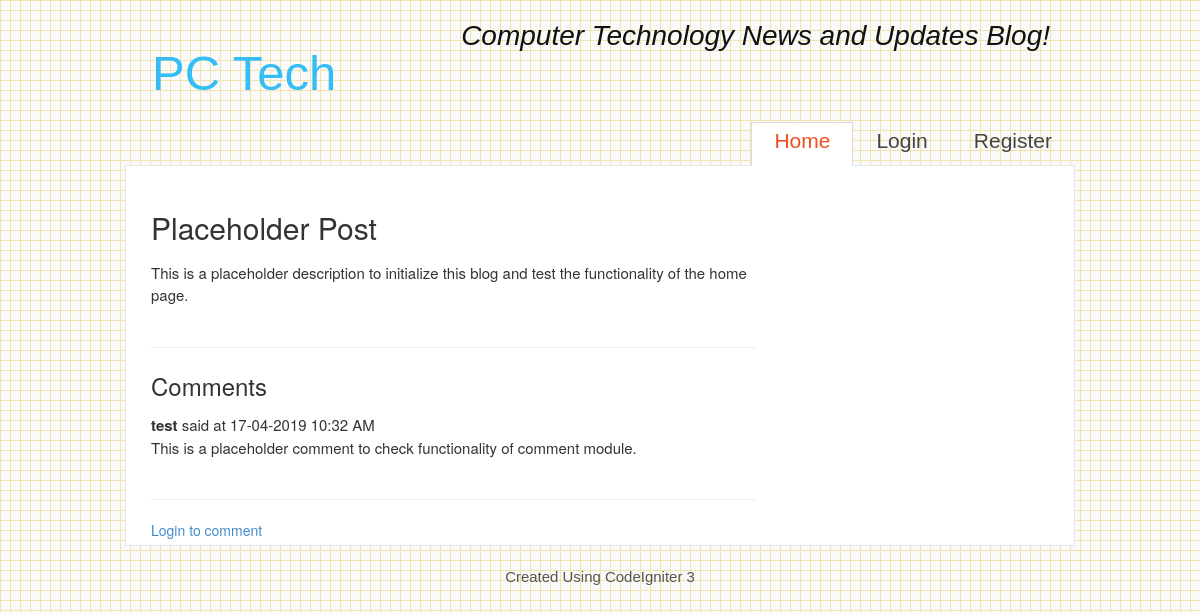
The app's page /Blog/post/1 with its own data.
### tables this page shows
CREATE TABLE `posts` (
  `post_id` int(11) NOT NULL AUTO_INCREMENT,
  `post_title` varchar(255) NOT NULL,
  `post` text NOT NULL,
  `active` int(11) NOT NULL,
  `date_added` timestamp NOT NULL DEFAULT CURRENT_TIMESTAMP,
  `user_id` int(11) NOT NULL,
  PRIMARY KEY (`post_id`)
);

CREATE TABLE `comments` (
  `comment_id` int(11) NOT NULL AUTO_INCREMENT,
  `user_id` int(11) NOT NULL,
  `post_id` int(11) NOT NULL,
  `comment` text NOT NULL,
  `date_added` timestamp NOT NULL DEFAULT CURRENT_TIMESTAMP,
  PRIMARY KEY (`comment_id`)
);

CREATE TABLE `users` (
  `user_id` int(4) NOT NULL AUTO_INCREMENT,
  `fullname` varchar(255) NOT NULL,
  `username` varchar(255) NOT NULL,
  `email` varchar(255) NOT NULL,
  `password` varchar(255) NOT NULL,
  `user_token` varchar(1000) NOT NULL,
  `created_at` timestamp NOT NULL DEFAULT CURRENT_TIMESTAMP,
  `updated_at` timestamp NOT NULL DEFAULT CURRENT_TIMESTAMP ON UPDATE CURRENT_TIMESTAMP,
  PRIMARY KEY (`user_id`)
);

### application/controllers/Blog.php (called while the page is built, shortened)
<?php
class Blog extends CI_Controller{
    function __construct(){
        $this->load->model('M_Db');
    }
    function post($post_id){
        $this->load->model('M_Comment');
        $data['comments'] = $this->M_Comment->getComment($post_id);
        $data['post'] = $this->M_Db->getPost($post_id);
        $class_name = ['home_class' => 'current', 'login_class' => '', 'register_class' => '', 'profile_class' => ''];
        $this->load->view('Header', $class_name);
        $this->load->view('V_Single_Post', $data);
        $this->load->view('Footer');
    }
}
?>

### index.php (called while the page is built, shortened)
<?php
require_once BASEPATH.'core/CodeIgniter.php';

### application/models/M_Db.php (called while the page is built, shortened)
<?php
class M_Db extends CI_Model{
    function getPost($post_id){
        $this->db->select()->from('posts')->where(array('active'=>1,'post_id'=>$post_id))->order_by('date_added','desc');
        $query = $this->db->get();
        return $query->first_row('array');
    }
}
?>

### application/models/M_Comment.php (called while the page is built, shortened)
<?php
class M_Comment extends CI_Model{
    function getComment($post_id){
        $this->db->select('comments.*,users.username')->from('comments')->join('users','users.user_id = comments.user_id','left');
        $this->db->where('post_id',$post_id)->order_by('date_added','asc');
        $query = $this->db->get();
        return $query->result_array();
    }
}
?>

### application/libraries/Authorization_Token.php (called while the page is built, shortened)
<?php defined('BASEPATH') OR exit('No direct script access allowed');
class Authorization_Token
{
    protected $token_key;
    protected $token_algorithm;
    protected $token_expire_time = 3600;
    public function __construct()
	{
        $this->CI =& get_instance();
        $this->token_key        = $this->CI->config->item('jwt_key');
        $this->token_algorithm  = $this->CI->config->item('jwt_algorithm');
    }
    public function validateTokenPost($token)
    {
		if($token){
            if(!empty($token) AND is_string($token) AND !is_array($token))
            {
                try
                {
                    try {
                        $token_decode = JWT::decode($token, $this->token_key, array($this->token_algorithm));
                    }
                    catch(Exception $e) {
                        return ['status' => FALSE, 'message' => $e->getMessage()];
                    }
                    if(!empty($token_decode) AND is_object($token_decode))
                    {
                        if(empty($token_decode->id) OR !is_numeric($token_decode->id))
                        {
                            return ['status' => FALSE, 'message' => 'User ID Not Define!'];
                        }else if(empty($token_decode->time OR !is_numeric($token_decode->time))) {
                            return ['status' => FALSE, 'message' => 'Token Time Not Define!'];
                        }
                        else
                        {
                            $time_difference = strtotime('now') - $token_decode->time;
                            if( $time_difference >= $this->token_expire_time )
                            {
                                return ['status' => FALSE, 'message' => 'Token Time Expire.'];
                            }else
                            {
                                return ['status' => TRUE, 'data' => $token_decode];
                            }
                        }
                    }else{
                        return ['status' => FALSE, 'message' => 'Forbidden'];
                    }
                }
                catch(Exception $e) {
                    return ['status' => FALSE, 'message' => $e->getMessage()];
                }
            }else
            {
                return ['status' => FALSE, 'message' => 'Token is not defined.' ];
            }
        } else {
            return ['status' => FALSE, 'message' => 'Token is not defined.'];
        }
    }
}

### application/views/V_Single_Post.php (the view)
<div id="site_content">
    <div id="content">
        <?php
		if(!isset($post)){
			echo "This page was accessed incorrectly";
		}
		else{
		?>
            <h2><?=$post['post_title']?></h2>
            <p><?=$post['post']?></p>
            <hr>
            <h3>Comments</h3>
		    <?php
            if(count($comments) > 0){
                foreach ($comments as $row){
		    ?>
				<p><strong><?=$row['username']?></strong> said at <?= date('d-m-Y h:i A',strtotime($row['date_added']))?><br>
				<?=$row['comment'];?></p><hr>
            <?php
				}
            }
            else{
                echo "<p>Currently, there are no comment.</p>";
            }
            $validate_token = $this->session->userdata('user_token');
			$is_valid_token = $this->authorization_token->validateTokenPost($validate_token);
            if($is_valid_token['status'] === TRUE){
            ?>
                <form action="<?=base_url()?>Comments/addComment/<?=$post['post_id']?>" method="post">
                    <div class="form_settings">
                        <p>
                            <span>Comment</span>
                            <textarea class="textarea" rows="8" cols="100" name="comment"></textarea>
                        </p>
                        <p style="padding-top: 15px">
                            <span>&nbsp;</span>
                            <input class="submit" type="submit" name="add" value="Add comment" />
                        </p>
                    </div>
                </form>
            <?php
            }
            else{
            ?>
				<a href="<?=base_url()?>Users/login">Login to comment</a>
			<?php
			}
        }
			?>
    </div>
</div>

### public/css/style.css (style rules this page uses)
html { height: 100%; }
* { margin: 0; padding: 0; }
body { font: normal .80em 'sans-serif', arial; background: #F7F7F7 url(../images/pattern.png) fixed; color: #555; }
p { padding: 0 0 20px 0; line-height: 1.5em; font-size: 107%; }
h1, h2, h3, h4, h5, h6 { font: normal 250% 'sans-serif', arial; color: #444; margin: 0 0 15px 0; padding: 5px 0 5px 0; }
h2 { font: normal 170% 'sans-serif', arial; color: #F14E23; margin: 0; padding: 0 0 8px 0; }
h3 { font-size: 200%; margin: 0 0 9px 0; color: #444; }
a, a:hover { outline: none; text-decoration: none; color: #35BDF5; }
#main, #header, #logo, #menubar, #site_content, #footer { margin-left: auto; margin-right: auto; }
#site_content { width: 950px; overflow: hidden; margin: 0 auto 0 auto; padding: 0; background: #fff; border: 1px solid #E7E7E7; }
#content { text-align: left; width: 630px; padding: 25px 0 5px 25px; margin: 0; }

### records on screen
posts: post_title "Placeholder Post", post "This is a placeholder description to initialize this blog and test the functionality of the home page."
comments: user.username "test", date_added "17-04-2019 10:32 AM", comment "This is a placeholder comment to check functionality of comment module."
